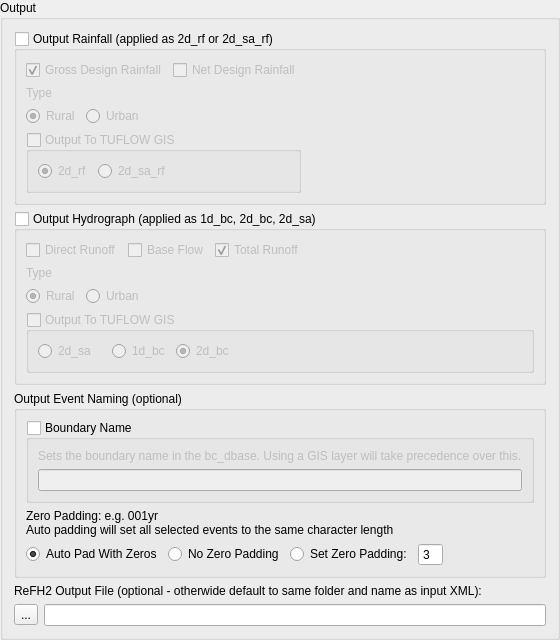
         <widget class="QgsCollapsibleGroupBox" name="mGroupBox_4">
          <property name="title">
           <string>Output</string>
          </property>
          <property name="collapsed">
           <bool>false</bool>
          </property>
          <layout class="QVBoxLayout" name="verticalLayout_16">
           <item>
            <widget class="QGroupBox" name="gbOutRainfall">
             <property name="title">
              <string>Output Rainfall (applied as 2d_rf or 2d_sa_rf)</string>
             </property>
             <property name="checkable">
              <bool>true</bool>
             </property>
             <property name="checked">
              <bool>false</bool>
             </property>
             <layout class="QHBoxLayout" name="horizontalLayout_12">
              <item>
               <layout class="QVBoxLayout" name="verticalLayout_21">
                <item>
                 <layout class="QHBoxLayout" name="horizontalLayout_16">
                  <item>
                   <widget class="QCheckBox" name="rbGrossRainfall">
                    <property name="text">
                     <string>Gross Design Rainfall</string>
                    </property>
                    <property name="checked">
                     <bool>true</bool>
                    </property>
                   </widget>
                  </item>
                  <item>
                   <widget class="QCheckBox" name="rbNetRainfall">
                    <property name="text">
                     <string>Net Design Rainfall</string>
                    </property>
                   </widget>
                  </item>
                 </layout>
                </item>
                <item>
                 <widget class="QLabel" name="label_15">
                  <property name="text">
                   <string>Type</string>
                  </property>
                 </widget>
                </item>
                <item>
                 <layout class="QHBoxLayout" name="horizontalLayout_20">
                  <item>
                   <widget class="QRadioButton" name="rbRuralClone">
                    <property name="text">
                     <string>Rural</string>
                    </property>
                    <property name="checked">
                     <bool>true</bool>
                    </property>
                    <attribute name="buttonGroup">
                     <string notr="true">buttonGroup_9</string>
                    </attribute>
                   </widget>
                  </item>
                  <item>
                   <widget class="QRadioButton" name="rbUrbanClone">
                    <property name="text">
                     <string>Urban</string>
                    </property>
                    <property name="checked">
                     <bool>false</bool>
                    </property>
                    <attribute name="buttonGroup">
                     <string notr="true">buttonGroup_9</string>
                    </attribute>
                   </widget>
                  </item>
                  <item>
                   <spacer name="horizontalSpacer_20">
                    <property name="orientation">
                     <enum>Qt::Horizontal</enum>
                    </property>
                    <property name="sizeHint" stdset="0">
                     <size>
                      <width>40</width>
                      <height>20</height>
                     </size>
                    </property>
                   </spacer>
                  </item>
                 </layout>
                </item>
                <item>
                 <widget class="QGroupBox" name="gbRainToGis">
                  <property name="title">
                   <string>Output To TUFLOW GIS</string>
                  </property>
                  <property name="checkable">
                   <bool>true</bool>
                  </property>
                  <property name="checked">
                   <bool>false</bool>
                  </property>
                  <layout class="QVBoxLayout" name="verticalLayout_28">
                   <item>
                    <layout class="QVBoxLayout" name="verticalLayout_29">
                     <item>
                      <layout class="QHBoxLayout" name="horizontalLayout_22">
                       <item>
                        <widget class="QRadioButton" name="rb2dRf">
                         <property name="text">
                          <string>2d_rf</string>
                         </property>
                         <property name="checked">
                          <bool>true</bool>
                         </property>
                         <attribute name="buttonGroup">
                          <string notr="true">buttonGroup_7</string>
                         </attribute>
                        </widget>
                       </item>
                       <item>
                        <widget class="QRadioButton" name="rb2dSaRf">
                         <property name="text">
                          <string>2d_sa_rf</string>
                         </property>
                         <attribute name="buttonGroup">
                          <string notr="true">buttonGroup_7</string>
                         </attribute>
                        </widget>
                       </item>
                       <item>
                        <spacer name="horizontalSpacer_14">
                         <property name="orientation">
                          <enum>Qt::Horizontal</enum>
                         </property>
                         <property name="sizeType">
                          <enum>QSizePolicy::Fixed</enum>
                         </property>
                         <property name="sizeHint" stdset="0">
                          <size>
                           <width>10</width>
                           <height>20</height>
                          </size>
                         </property>
                        </spacer>
                       </item>
                       <item>
                        <spacer name="horizontalSpacer_15">
                         <property name="orientation">
                          <enum>Qt::Horizontal</enum>
                         </property>
                         <property name="sizeHint" stdset="0">
                          <size>
                           <width>40</width>
                           <height>20</height>
                          </size>
                         </property>
                        </spacer>
                       </item>
                      </layout>
                     </item>
                    </layout>
                   </item>
                  </layout>
                 </widget>
                </item>
               </layout>
              </item>
              <item>
               <spacer name="horizontalSpacer_9">
                <property name="orientation">
                 <enum>Qt::Horizontal</enum>
                </property>
                <property name="sizeHint" stdset="0">
                 <size>
                  <width>40</width>
                  <height>20</height>
                 </size>
                </property>
               </spacer>
              </item>
             </layout>
            </widget>
           </item>
           <item>
            <widget class="QGroupBox" name="gbOutHydrograph">
             <property name="title">
              <string>Output Hydrograph (applied as 1d_bc, 2d_bc, 2d_sa)</string>
             </property>
             <property name="checkable">
              <bool>true</bool>
             </property>
             <property name="checked">
              <bool>false</bool>
             </property>
             <layout class="QVBoxLayout" name="verticalLayout_14">
              <item>
               <layout class="QVBoxLayout" name="verticalLayout_13">
                <item>
                 <layout class="QHBoxLayout" name="horizontalLayout_14">
                  <item>
                   <widget class="QCheckBox" name="rbDirectRunoff">
                    <property name="text">
                     <string>Direct Runoff</string>
                    </property>
                   </widget>
                  </item>
                  <item>
                   <widget class="QCheckBox" name="rbBaseFlow">
                    <property name="text">
                     <string>Base Flow</string>
                    </property>
                   </widget>
                  </item>
                  <item>
                   <widget class="QCheckBox" name="rbTotalRunoff">
                    <property name="text">
                     <string>Total Runoff</string>
                    </property>
                    <property name="checked">
                     <bool>true</bool>
                    </property>
                   </widget>
                  </item>
                  <item>
                   <spacer name="horizontalSpacer_11">
                    <property name="orientation">
                     <enum>Qt::Horizontal</enum>
                    </property>
                    <property name="sizeHint" stdset="0">
                     <size>
                      <width>40</width>
                      <height>20</height>
                     </size>
                    </property>
                   </spacer>
                  </item>
                 </layout>
                </item>
                <item>
                 <widget class="QLabel" name="label_12">
                  <property name="text">
                   <string>Type</string>
                  </property>
                 </widget>
                </item>
                <item>
                 <layout class="QHBoxLayout" name="horizontalLayout_13">
                  <item>
                   <widget class="QRadioButton" name="rbRural">
                    <property name="text">
                     <string>Rural</string>
                    </property>
                    <property name="checked">
                     <bool>true</bool>
                    </property>
                    <attribute name="buttonGroup">
                     <string notr="true">buttonGroup_4</string>
                    </attribute>
                   </widget>
                  </item>
                  <item>
                   <widget class="QRadioButton" name="rbUrban">
                    <property name="text">
                     <string>Urban</string>
                    </property>
                    <property name="checked">
                     <bool>false</bool>
                    </property>
                    <attribute name="buttonGroup">
                     <string notr="true">buttonGroup_4</string>
                    </attribute>
                   </widget>
                  </item>
                  <item>
                   <spacer name="horizontalSpacer_10">
                    <property name="orientation">
                     <enum>Qt::Horizontal</enum>
                    </property>
                    <property name="sizeHint" stdset="0">
                     <size>
                      <width>40</width>
                      <height>20</height>
                     </size>
                    </property>
                   </spacer>
                  </item>
                 </layout>
                </item>
                <item>
                 <widget class="QGroupBox" name="gbHydToGis">
                  <property name="title">
                   <string>Output To TUFLOW GIS</string>
                  </property>
                  <property name="checkable">
                   <bool>true</bool>
                  </property>
                  <property name="checked">
                   <bool>false</bool>
                  </property>
                  <layout class="QVBoxLayout" name="verticalLayout_31">
                   <item>
                    <layout class="QVBoxLayout" name="verticalLayout_30">
                     <item>
                      <layout class="QHBoxLayout" name="horizontalLayout_17">
                       <item>
                        <widget class="QRadioButton" name="rb2dSa">
                         <property name="text">
                          <string>2d_sa</string>
                         </property>
                         <attribute name="buttonGroup">
                          <string notr="true">buttonGroup_8</string>
                         </attribute>
                        </widget>
                       </item>
                       <item>
                        <spacer name="horizontalSpacer_16">
                         <property name="orientation">
                          <enum>Qt::Horizontal</enum>
                         </property>
                         <property name="sizeType">
                          <enum>QSizePolicy::Fixed</enum>
                         </property>
                         <property name="sizeHint" stdset="0">
                          <size>
                           <width>10</width>
                           <height>20</height>
                          </size>
                         </property>
                        </spacer>
                       </item>
                       <item>
                        <widget class="QRadioButton" name="rb1dBc">
                         <property name="text">
                          <string>1d_bc</string>
                         </property>
                         <attribute name="buttonGroup">
                          <string notr="true">buttonGroup_8</string>
                         </attribute>
                        </widget>
                       </item>
                       <item>
                        <widget class="QRadioButton" name="rb2dBc">
                         <property name="text">
                          <string>2d_bc</string>
                         </property>
                         <property name="checked">
                          <bool>true</bool>
                         </property>
                         <attribute name="buttonGroup">
                          <string notr="true">buttonGroup_8</string>
                         </attribute>
                        </widget>
                       </item>
                       <item>
                        <spacer name="horizontalSpacer_17">
                         <property name="orientation">
                          <enum>Qt::Horizontal</enum>
                         </property>
                         <property name="sizeHint" stdset="0">
                          <size>
                           <width>40</width>
                           <height>20</height>
                          </size>
                         </property>
                        </spacer>
                       </item>
                      </layout>
                     </item>
                    </layout>
                   </item>
                  </layout>
                 </widget>
                </item>
               </layout>
              </item>
             </layout>
            </widget>
           </item>
           <item>
            <widget class="QGroupBox" name="groupBox_2">
             <property name="title">
              <string>Output Event Naming (optional)</string>
             </property>
             <layout class="QVBoxLayout" name="verticalLayout_25">
              <item>
               <widget class="QGroupBox" name="gbBoundaryName">
                <property name="title">
                 <string>Boundary Name</string>
                </property>
                <property name="checkable">
                 <bool>true</bool>
                </property>
                <property name="checked">
                 <bool>false</bool>
                </property>
                <layout class="QVBoxLayout" name="verticalLayout_24">
                 <item>
                  <widget class="QLabel" name="label_16">
                   <property name="text">
                    <string>Sets the boundary name in the bc_dbase. Using a GIS layer will take precedence over this.</string>
                   </property>
                  </widget>
                 </item>
                 <item>
                  <widget class="QLineEdit" name="leBoundaryName"/>
                 </item>
                </layout>
               </widget>
              </item>
              <item>
               <widget class="QLabel" name="label_17">
                <property name="text">
                 <string>&lt;html&gt;&lt;head/&gt;&lt;body&gt;&lt;p&gt;Zero Padding: e.g. 001yr&lt;br/&gt;Auto padding will set all selected events to the same character length&lt;/p&gt;&lt;/body&gt;&lt;/html&gt;</string>
                </property>
               </widget>
              </item>
              <item>
               <layout class="QVBoxLayout" name="verticalLayout_20">
                <item>
                 <layout class="QHBoxLayout" name="horizontalLayout_21">
                  <item>
                   <widget class="QRadioButton" name="rbAutoPad">
                    <property name="text">
                     <string>Auto Pad With Zeros</string>
                    </property>
                    <property name="checked">
                     <bool>true</bool>
                    </property>
                    <attribute name="buttonGroup">
                     <string notr="true">buttonGroup_10</string>
                    </attribute>
                   </widget>
                  </item>
                  <item>
                   <widget class="QRadioButton" name="rbNoPad">
                    <property name="text">
                     <string>No Zero Padding</string>
                    </property>
                    <attribute name="buttonGroup">
                     <string notr="true">buttonGroup_10</string>
                    </attribute>
                   </widget>
                  </item>
                  <item>
                   <widget class="QRadioButton" name="rbSetPad">
                    <property name="text">
                     <string>Set Zero Padding:</string>
                    </property>
                    <attribute name="buttonGroup">
                     <string notr="true">buttonGroup_10</string>
                    </attribute>
                   </widget>
                  </item>
                  <item>
                   <widget class="QSpinBox" name="sbPadNo">
                    <property name="buttonSymbols">
                     <enum>QAbstractSpinBox::NoButtons</enum>
                    </property>
                    <property name="value">
                     <number>3</number>
                    </property>
                   </widget>
                  </item>
                  <item>
                   <spacer name="horizontalSpacer_21">
                    <property name="orientation">
                     <enum>Qt::Horizontal</enum>
                    </property>
                    <property name="sizeHint" stdset="0">
                     <size>
                      <width>40</width>
                      <height>20</height>
                     </size>
                    </property>
                   </spacer>
                  </item>
                 </layout>
                </item>
               </layout>
              </item>
             </layout>
            </widget>
           </item>
           <item>
            <layout class="QVBoxLayout" name="verticalLayout_15">
             <item>
              <widget class="QLabel" name="label_13">
               <property name="text">
                <string>ReFH2 Output File (optional - otherwide default to same folder and name as input XML):</string>
               </property>
              </widget>
             </item>
             <item>
              <layout class="QHBoxLayout" name="horizontalLayout_15">
               <item>
                <widget class="QToolButton" name="btnOutfile">
                 <property name="text">
                  <string>...</string>
                 </property>
                </widget>
               </item>
               <item>
                <widget class="QLineEdit" name="leOutfile"/>
               </item>
              </layout>
             </item>
            </layout>
           </item>
          </layout>
         </widget>
